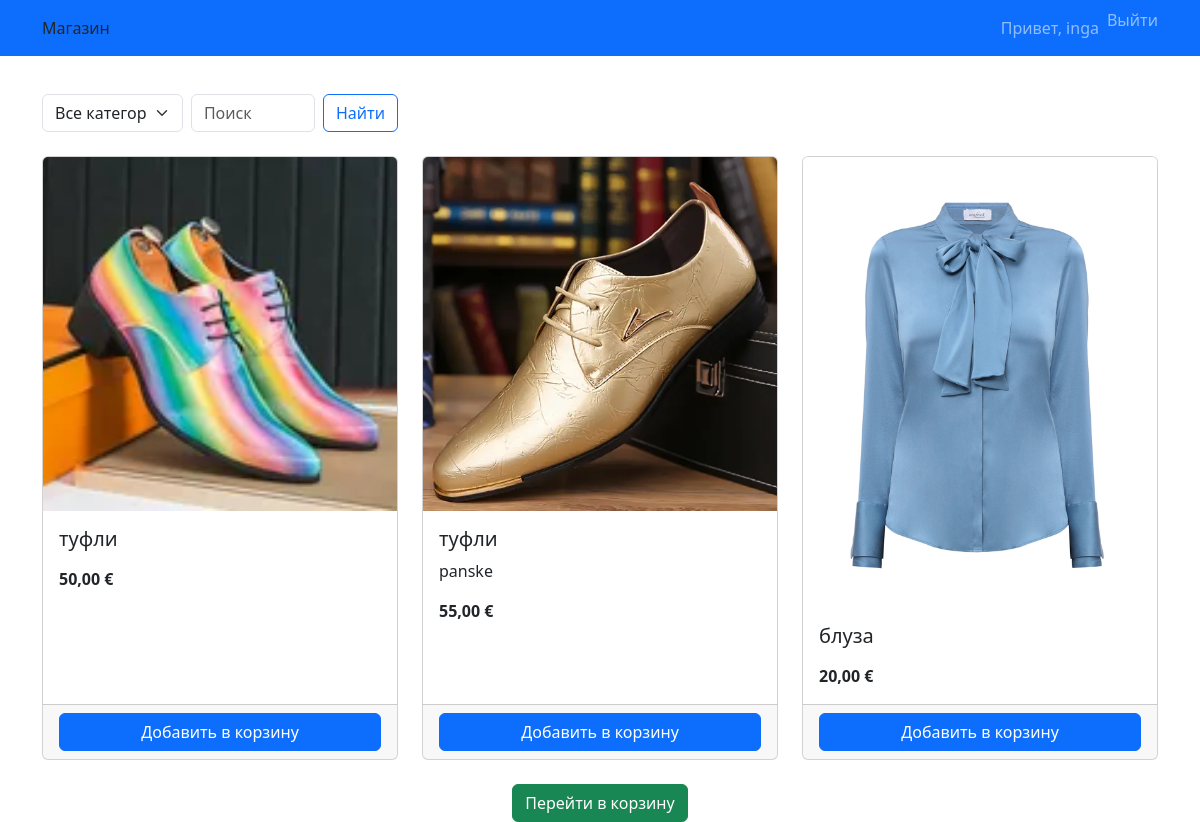
Screenshot of / (signed in) with the database file from the repository.
### shop/models.py (models this page shows, shortened)
class Product(models.Model):
    category = models.ForeignKey(Category, on_delete=models.CASCADE)
    name = models.CharField(max_length=255)
    description = models.TextField(blank=True)
    price = models.DecimalField(max_digits=10, decimal_places=2)
    image = models.ImageField(upload_to='products/', blank=True, null=True)
    available = models.BooleanField(default=True)

### shop/views.py (the view)
# urls.py: path('', catalog, name='catalog'),
def catalog(request):
    categories = Category.objects.all()
    q = request.GET.get('q', '')
    c = request.GET.get('cat', '')
    products = Product.objects.filter(available=True)
    if c:
        products = products.filter(category_id=c)
    if q:
        products = products.filter(Q(name__icontains=q) | Q(description__icontains=q))
    return render(request, 'catalog.html', {'categories': categories, 'products': products})

### shop/templates/catalog.html (shortened to what this page needs)
{% extends 'base.html' %}
{% block content %}
<div class="row mb-4">
  <div class="col-md-4">
    <form method="get" class="d-flex">
      <select name="cat" class="form-select me-2">
        <option value="">Все категории</option>
      </select>
      <input type="text" name="q" class="form-control me-2" placeholder="Поиск" value="{{ request.GET.q }}">
      <button type="submit" class="btn btn-outline-primary">Найти</button>
    </form>
  </div>
</div>
<div class="row">
  {% for product in products %}
    <div class="col-md-4 mb-4">
      <div class="card h-100">
        {% if product.image %}
          <img src="{{ product.image.url }}" class="card-img-top" alt="{{ product.name }}">
        {% else %}
          <img src="/static/images/no-image.jpg" class="card-img-top" alt="Нет изображения">
        {% endif %}
        <div class="card-body">
          <h5 class="card-title">{{ product.name }}</h5>
          <p class="card-text">{{ product.description|truncatechars:100 }}</p>
          <p class="card-text fw-bold">{{ product.price }} €</p>
        </div>
        <div class="card-footer">
          {% if user.is_authenticated %}
            <a href="{% url 'add_to_cart' product.id %}" class="btn btn-primary w-100">Добавить в корзину</a>
          {% else %}
            <a href="{% url 'login' %}?next={{ request.path }}" class="btn btn-outline-primary w-100">Войти, чтобы купить</a>
          {% endif %}
        </div>
      </div>
    </div>
  {% endfor %}
</div>
<div class="text-center">
  <a href="{% url 'view_cart' %}" class="btn btn-success">Перейти в корзину</a>
</div>
{% endblock %}

### shop/templates/base.html (shortened to what this page needs)
<!DOCTYPE html>
<html lang="ru">
<head>
  <link href="https://cdn.jsdelivr.net/npm/bootstrap@5.3.0/dist/css/bootstrap.min.css" rel="stylesheet">
</head>
<body>
  <nav class="navbar navbar-expand-lg navbar-dark bg-primary fixed-top">
    <div class="container">
      <a class="nav-link {% if request.resolver_match.url_name == 'catalog' %}active{% endif %}" href="{% url 'catalog' %}">Магазин</a>
      <div class="collapse navbar-collapse" id="navbarNav">
        <ul class="navbar-nav ms-auto">
          {% if user.is_authenticated %}
            <li class="nav-item">
              <a class="nav-link" href="{% url 'account' %}">Привет, {{ user.get_full_name|default:user.username|default:"Гость"  }}</a>
            </li>
            <li class="nav-item">
              <form action="{% url 'logout' %}" method="post" class="d-inline">
                <button type="submit" class="btn btn-link nav-link" style="padding: 0; border: none;">Выйти</button>
              </form>
            </li>
          {% endif %}
        </ul>
      </div>
    </div>
  </nav>
  <div class="container mt-4">
    {% block content %}{% endblock %}
  </div>
</body>
</html>

### shop/templates/base.html (style rules this page uses)
body { padding-top: 70px; }

### rows the page displays
Product: image (picture), name "туфли", price "50,00"
Product: image (picture), name "туфли", description "panske", price "55,00"
Product: image (picture), name "блуза", price "20,00"

### other values shown
{{ user.get_full_name|default:user.username|default:"Гость" }} "inga"
